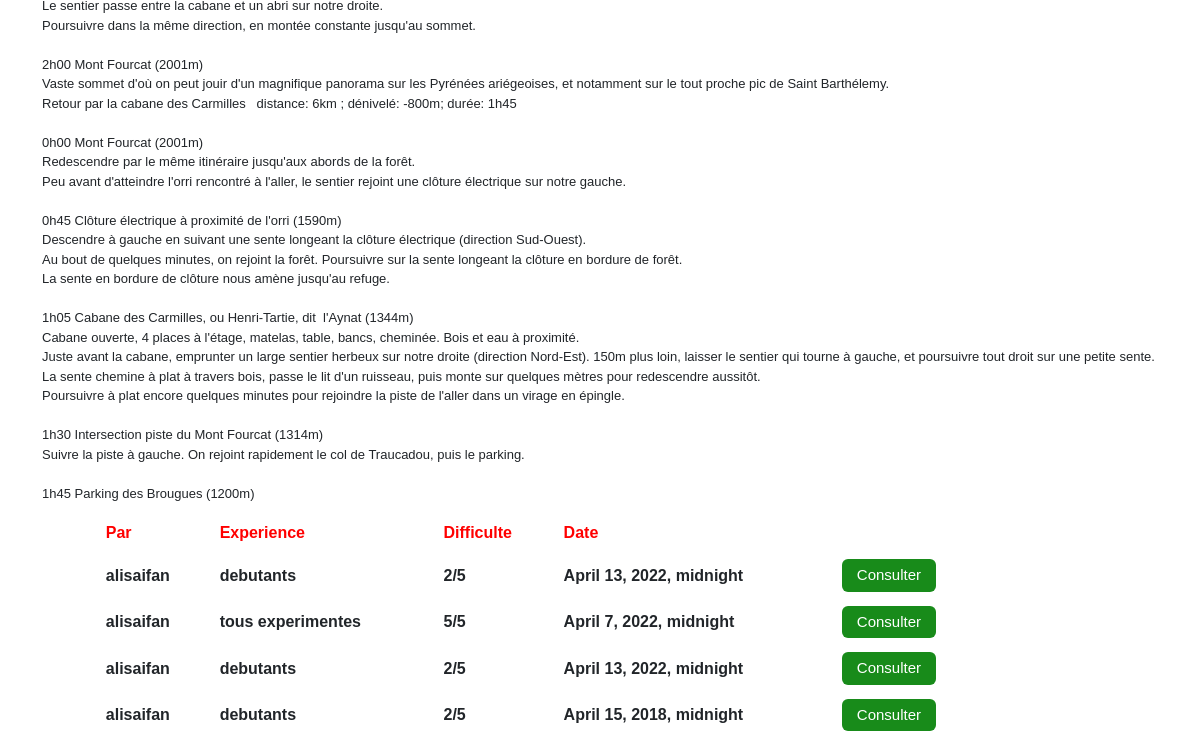
Before: /itineraires/1/ (lower part) with the older database file.
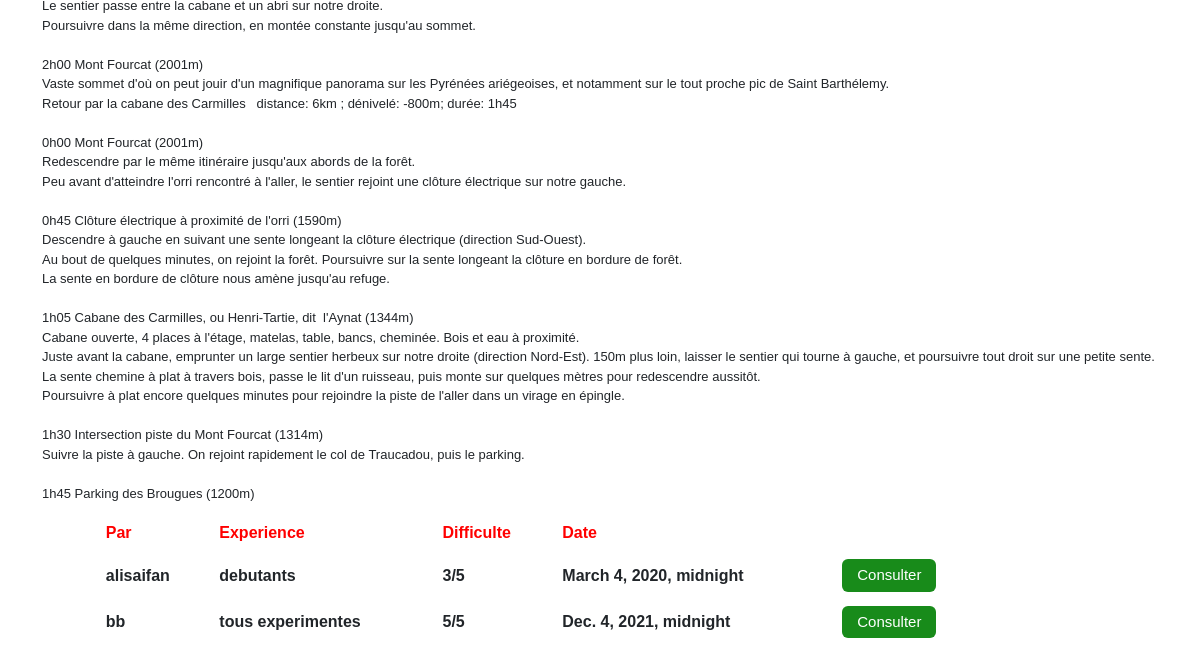
After: the same page with the newer database file.
### itineraires/models.py (models this page shows, shortened)
class Sortie(models.Model):
    utilisateur = models.CharField(max_length=200)
    itineraire = models.ForeignKey('Itineraire', on_delete=models.CASCADE)
    date_de_sortie = models.DateTimeField('date de sortie')
    duree_reelle = models.FloatField('Duree reelle (h)')
    nombre_de_personne = models.IntegerField('le nombre de personnes ayant participe à la sortie')
    experience = models.CharField(max_length=200)
    meteo = models.CharField(max_length=200)
    difficulte = models.IntegerField('la difficulté ressentie')
    commentaire= models.TextField(default="");

### itineraires/views.py (the view)
# urls.py: path('<int:itineraire_id>/', views.Itineraire_DetailView, name='Itineraire_DetailView'),
def Itineraire_DetailView(request, itineraire_id):
    try:
        itineraire_ = get_object_or_404(Itineraire, pk=itineraire_id)
    except itineraire_.DoesNotExist:
        raise Http404("Itineraire does not exist")
    sortie_list = Sortie.objects.filter(itineraire=itineraire_)
    return render(request, 'itineraires/Itineraire_Detail.html',
     {'itineraire': itineraire_ ,
     'sortie_list': sortie_list,
    'img_url':"itineraires/images/"+str(itineraire_.id)+".jpg"})

### itineraires/templates/itineraires/Itineraire_Detail.html (shortened to what this page needs)
{% extends 'itineraires/base.html' %}
{% load static %}
{% block content %}
<div class="container-sm" style="left:5%">
<div>
<pre class="pre_style" >{{ itineraire.description }}</pre>
</div>
<div style="position: relative;left: 5%;width: 80%;">
<table id="itineraire_Detail_table">
    <tr>
        <th style="color:rgb(255, 0, 0);">Par</th>
        <th style="color:rgb(255, 0, 0);">Experience</th>
        <th style="color:rgb(255, 0, 0);">Difficulte</th>
        <th style="color:rgb(255, 0, 0);">Date</th>
        <th></th>
      </tr>
{% for sortie in sortie_list %}
<tr>
    <th>{{ sortie.utilisateur }}</th>
    <th>{{ sortie.experience }}</th>
    <th>{{ sortie.difficulte }}/5</th>
    <th>{{ sortie.date_de_sortie }}</th>
    {% if user.username == sortie.utilisateur %}
    <th><div><a href="{% url 'itineraires:Consulter' sortie.id %}"><input type="button" class="button_Modifier_Consulter_Supprimer" value="Modifier"></a></div>
      <div style="position: relative;top: 4px;"><a href="{% url 'itineraires:Remove' sortie.id %}"><input type="button" class="button_Modifier_Consulter_Supprimer" value="Supprimer"></a></div></th>
    {% else %}
    <th><a href="{% url 'itineraires:Consulter' sortie.id %}"><input type="button" class="button_Modifier_Consulter_Supprimer" value="Consulter"></a></th>
    {% endif %}
  </tr>{% endfor %}
</table>
{% endblock content %}

Changed rows visible on the page:
removed Sortie: utilisateur "alisaifan", experience "debutants", difficulte "2", date_de_sortie "April 13, 2022, midnight"
removed Sortie: utilisateur "alisaifan", experience "tous experimentes", difficulte "5", date_de_sortie "April 7, 2022, midnight"
removed Sortie: utilisateur "alisaifan", experience "debutants", difficulte "2", date_de_sortie "April 13, 2022, midnight"
removed Sortie: utilisateur "alisaifan", experience "debutants", difficulte "2", date_de_sortie "April 15, 2018, midnight"
added Sortie: utilisateur "alisaifan", experience "debutants", difficulte "3", date_de_sortie "March 4, 2020, midnight"
added Sortie: utilisateur "bb", experience "tous experimentes", difficulte "5", date_de_sortie "Dec. 4, 2021, midnight"
